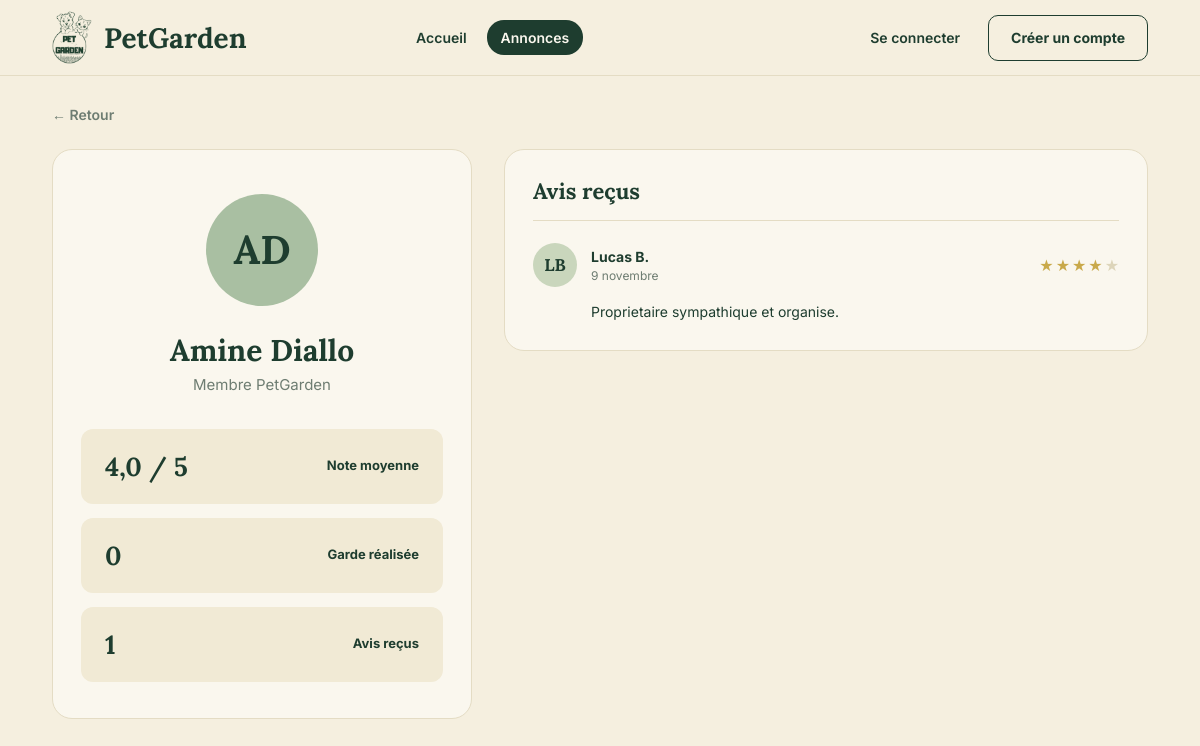
The page /profil.php?id=1 on the database its author committed.
### tables this page shows
create table utilisateur (
    id_utilisateur int auto_increment,
    nom varchar(50) not null,
    prenom varchar(50) not null,
    email varchar(150) not null unique,
    mdp varchar(255) not null,
    role enum('utilisateur', 'admin') not null default 'utilisateur',
    actif boolean not null default true,
    constraint pk_utilisateur primary key (id_utilisateur)
);

create table avis (
    id_avis int auto_increment,
    id_annonce int not null,
    id_auteur int not null,
    id_cible int not null,
    note tinyint unsigned not null,
    commentaire varchar(150),
    date_avis datetime not null default current_timestamp,
    constraint pk_avis primary key (id_avis),
    constraint fk_avis_annonce foreign key (id_annonce) references annonces(id_annonce) on delete restrict,
    constraint fk_avis_auteur foreign key (id_auteur) references utilisateur(id_utilisateur) on delete restrict,
    constraint fk_avis_cible foreign key (id_cible) references utilisateur(id_utilisateur) on delete restrict,
    constraint chk_note_avis check (note between 1 and 5),
    constraint chk_auteur_cible check (id_auteur <> id_cible),
    constraint uq_avis_par_garde unique (id_annonce, id_auteur)
);

### public/profil.php (called while the page is built)
<?php
require_once __DIR__ . '/../controleur/utilisateur_controller.php';
$controleur = new UtilisateurController();
$donnees = $controleur->profil();
extract($donnees);
require __DIR__ . '/../vue/profil.php';

### model/utilisateur.php (called while the page is built, shortened)
<?php
require_once __DIR__ . '/../config/database.php';
class Utilisateur
{
    private $pdo;
    public function __construct()
    {
        $database = new Database();
        $this->pdo = $database->getConnection();
    }
    public function trouverParId($id)
    {
        $requete = $this->pdo->prepare(
            'select id_utilisateur, nom, prenom, email, role, actif
             from utilisateur
             where id_utilisateur = :id'
        );
        $requete->execute(['id' => $id]);
        return $requete->fetch();
    }
    public function statistiques($id)
    {
        $requete = $this->pdo->prepare(
            "select
                (select round(avg(note), 1) from avis where id_cible = :id1) as note_moyenne,
                (select count(*) from avis where id_cible = :id2) as nb_avis,
                (select count(*)
                 from candidatures as c
                 inner join annonces as a on a.id_annonce = c.id_annonce
                 where c.id_gardien = :id3
                 and c.statut = 'acceptee'
                 and a.statut = 'terminee') as gardes_realisees"
        );
        $requete->execute(['id1' => $id, 'id2' => $id, 'id3' => $id]);
        return $requete->fetch();
    }
}

### config/database.php (called while the page is built)
<?php
class Database{
    private $host = 'localhost';
    private $dbname = 'petgarden_2';
    private $user = 'root';
    private $mdp = '';
    private static $pdo = null;
    public function getConnection(){
        if (self::$pdo === null) {
            try {
                self::$pdo = new PDO(
                    "mysql:host=$this->host;dbname=$this->dbname;charset=utf8mb4",
                    $this->user,
                    $this->mdp,
                    [
                        PDO::ATTR_ERRMODE => PDO::ERRMODE_EXCEPTION,
                        PDO::ATTR_DEFAULT_FETCH_MODE => PDO::FETCH_ASSOC,
                    ]
                );
            } catch (PDOException $e) {
                http_response_code(500);
                exit('erreur de connexion à la base de données.');
            }
        }
        return self::$pdo;
    }
}

### controleur/utilisateur_controller.php (called while the page is built, shortened)
<?php
require_once __DIR__ . '/controleur.php';
require_once __DIR__ . '/../model/utilisateur.php';
require_once __DIR__ . '/../model/avis.php';
class UtilisateurController extends Controleur
{
    public function profil()
    {
        $id = $this->entier($_GET, 'id');
        $utilisateurModel = new Utilisateur();
        $profil = $utilisateurModel->trouverParId($id);
        $avisModel = new Avis();
        return $this->vue([
            'profil' => $profil,
            'statistiques' => $utilisateurModel->statistiques($id),
            'avisRecus' => $avisModel->listerRecus($id),
        ]);
    }
}

### controleur/controleur.php (called while the page is built, shortened)
<?php
class Controleur
{
    private function verifierCompte()
    {
        if (!isset($_SESSION['id_utilisateur'])) {
            return;
        }
        require_once __DIR__ . '/../model/utilisateur.php';
    }
    protected function entier($tableau, $cle)
    {
        $valeur = filter_var($tableau[$cle] ?? null, FILTER_VALIDATE_INT, ['options' => ['min_range' => 1]]);
        return $valeur === false ? 0 : $valeur;
    }
}

### model/avis.php (called while the page is built, shortened)
<?php
require_once __DIR__ . '/../config/database.php';
class Avis
{
    private $pdo;
    public function __construct()
    {
        $database = new Database();
        $this->pdo = $database->getConnection();
    }
    public function listerRecus($idCible, $limite = 20)
    {
        $requete = $this->pdo->prepare(
            'select v.*, u.prenom, u.nom
             from avis as v
             inner join utilisateur as u on u.id_utilisateur = v.id_auteur
             where v.id_cible = :id_cible
             order by v.date_avis desc
             limit ' . (int) $limite
        );
        $requete->execute(['id_cible' => $idCible]);
        return $requete->fetchAll();
    }
}

### vue/profil.php (the view, shortened to what this page needs)
<?php
require_once __DIR__ . '/partials/fonctions.php';
require __DIR__ . '/partials/entete.php';
?>
<main class="conteneur page">
    <a href="annonces.php" class="retour">← Retour</a>
    <div class="mise-en-page mise-en-page-profil">
        <section class="carte profil">
            <span class="avatar avatar-xl"><?= e(initiales($profil['prenom'], $profil['nom'])) ?></span>
            <h1><?= e(nom_complet($profil['prenom'], $profil['nom'])) ?></h1>
            <p class="texte-doux"><?= $profil['role'] === 'admin' ? 'Administrateur' : 'Membre PetGarden' ?></p>
            <div class="profil-stats">
                <div>
                    <strong><?= $statistiques['note_moyenne'] !== null ? e(note($statistiques['note_moyenne'])) . ' / 5' : '—' ?></strong>
                    <span>Note moyenne</span>
                </div>
                <div>
                    <strong><?= (int) $statistiques['gardes_realisees'] ?></strong>
                    <span><?= (int) $statistiques['gardes_realisees'] > 1 ? 'Gardes réalisées' : 'Garde réalisée' ?></span>
                </div>
                <div>
                    <strong><?= (int) $statistiques['nb_avis'] ?></strong>
                    <span>Avis reçus</span>
                </div>
            </div>
        </section>
        <section class="carte">
            <h2 class="titre-carte titre-separe">Avis reçus</h2>
            <?php foreach ($avisRecus as $avis) : ?>
                <div class="avis-ligne">
                    <div class="avis-haut">
                        <span class="avatar"><?= e(initiales($avis['prenom'], $avis['nom'])) ?></span>
                        <div>
                            <strong><?= e(nom_court($avis['prenom'], $avis['nom'])) ?></strong>
                            <small><?= e(jour_mois($avis['date_avis'])) ?></small>
                        </div>
                        <?= etoiles($avis['note']) ?>
                    </div>
                    <?php if (!empty($avis['commentaire'])) : ?>
                        <p class="avis-texte"><?= e(majuscule($avis['commentaire'])) ?></p>
                    <?php endif; ?>
                </div>
            <?php endforeach; ?>
        </section>
    </div>
</main>
<?php require __DIR__ . '/partials/pied.php'; ?>

### vue/partials/fonctions.php (shortened to what this page needs)
<?php
function e($valeur)
{
    return htmlspecialchars((string) $valeur, ENT_QUOTES, 'UTF-8');
}
function majuscule($texte)
{
    $texte = (string) $texte;
    return mb_strtoupper(mb_substr($texte, 0, 1)) . mb_substr($texte, 1);
}
function titre($texte)
{
    return mb_convert_case((string) $texte, MB_CASE_TITLE, 'UTF-8');
}
function nom_complet($prenom, $nom)
{
    return titre($prenom . ' ' . $nom);
}
function nom_court($prenom, $nom)
{
    return titre($prenom) . ' ' . mb_strtoupper(mb_substr((string) $nom, 0, 1)) . '.';
}
function initiales($prenom, $nom)
{
    return mb_strtoupper(mb_substr((string) $prenom, 0, 1) . mb_substr((string) $nom, 0, 1));
}
function nom_mois($numero)
{
    $mois = ['janvier', 'février', 'mars', 'avril', 'mai', 'juin', 'juillet',
             'août', 'septembre', 'octobre', 'novembre', 'décembre'];
    return $mois[(int) $numero - 1];
}
function jour_mois($date)
{
    $horodatage = strtotime((string) $date);
    return date('j', $horodatage) . ' ' . nom_mois(date('n', $horodatage));
}
function note($valeur)
{
    return number_format((float) $valeur, 1, ',', '');
}
function etoiles($valeur, $classe = '')
{
    $pleines = (int) round((float) $valeur);
    $html = '<span class="etoiles ' . e($classe) . '" aria-label="' . e(note($valeur)) . ' sur 5">';
    for ($i = 1; $i <= 5; $i++) {
        $html .= '<span class="' . ($i <= $pleines ? 'pleine' : 'vide') . '">★</span>';
    }
    return $html . '</span>';
}

### public/assets/css/style.css (style rules this page uses)
:root { --vert: #1e3d2f; --vert-survol: #2f5342; --fond: #f5efdf; --carte: #faf7ee; --champ: #f1ead5; --bordure: #e4dcc4; --texte: #1e3d2f; --texte-doux: #6e7d72; --sauge: #a9bfa2; --sauge-clair: #c9d6bc; --sauge-fonce: #6f8c6c; --sable: #e2d6a5; --sable-clair: #e6ddbc; --or: #c9a94a; --etoile-vide: #ddd5ba; --rose: #ebd5cc; --rose-texte: #9a5a47; --titre: 'lora', georgia, serif; --corps: 'inter', system-ui, sans-serif; }
*, *::before, *::after { box-sizing: border-box; }
html { background: var(--fond); }
body { margin: 0; min-height: 100vh; display: flex; flex-direction: column; font-family: var(--corps); font-size: 15px; line-height: 1.5; color: var(--texte); background: var(--fond); }
main { flex: 1; }
h1, h2, h3 { margin: 0; font-family: var(--titre); font-weight: 700; line-height: 1.2; color: var(--vert); }
p { margin: 0; }
a { color: inherit; }
small { font-size: 12px; color: var(--texte-doux); }
.conteneur { width: 100%; max-width: 1280px; margin: 0 auto; padding: 0 52px; }
.texte-doux { color: var(--texte-doux); }
.carte { border: 1px solid var(--bordure); border-radius: 20px; background: var(--carte); padding: 28px; }
.page { padding-top: 28px; padding-bottom: 80px; }
.titre-carte { font-size: 22px; margin-bottom: 18px; }
.titre-separe { padding-bottom: 16px; margin-bottom: 0; border-bottom: 1px solid var(--bordure); }
.vide { color: var(--texte-doux); }
.retour { display: inline-block; margin-bottom: 24px; font-size: 14px; font-weight: 600; color: var(--texte-doux); text-decoration: none; }
.mise-en-page { display: grid; grid-template-columns: minmax(0, 1fr) 352px; gap: 24px; align-items: start; }
.mise-en-page-profil { grid-template-columns: 420px minmax(0, 1fr); gap: 32px; }
.avatar { display: inline-flex; flex: none; align-items: center; justify-content: center; width: 48px; height: 48px; border-radius: 50%; background: var(--sauge); font-family: var(--titre); font-size: 17px; font-weight: 700; color: var(--vert); }
.avatar-xl { width: 112px; height: 112px; font-size: 40px; }
.etoiles { display: inline-flex; gap: 2px; font-size: 16px; line-height: 1; }
.etoiles .pleine { color: var(--or); }
.etoiles .vide { color: var(--etoile-vide); }
.avis-ligne { padding: 22px 0; border-bottom: 1px solid var(--bordure); }
.avis-ligne:last-child { border-bottom: 0; padding-bottom: 0; }
.avis-haut { display: flex; align-items: center; gap: 14px; }
.avis-haut .avatar { width: 44px; height: 44px; background: var(--sauge-clair); }
.avis-haut > div { flex: 1; }
.avis-haut strong, .avis-haut small { display: block; }
.avis-haut strong { font-size: 14px; }
.avis-ligne p { margin-top: 14px; font-size: 14px; }
.avis-texte { padding-left: 58px; }
.profil { display: flex; flex-direction: column; align-items: center; padding: 44px 28px 36px; text-align: center; }
.profil h1 { margin: 26px 0 6px; font-size: 30px; }
.profil-stats { display: grid; gap: 14px; width: 100%; margin-top: 32px; }
.profil-stats div { display: flex; align-items: center; justify-content: space-between; padding: 18px 24px; border-radius: 12px; background: var(--champ); }
.profil-stats strong { font-family: var(--titre); font-size: 26px; }
.profil-stats span { font-size: 13px; font-weight: 700; }

### rows shown on the page
utilisateur: initiales($profil['prenom'], $profil['nom']) "AD", nom_complet($profil['prenom'], $profil['nom']) "Amine Diallo"
avis: id_auteur.nom "LB", id_auteur.nom "Lucas B.", date_avis "9 novembre", commentaire "Proprietaire sympathique et organise."

### other values the page prints
$lien[1] "Accueil"
$lien[1] "Annonces"
note($statistiques['note_moyenne']) "4,0"
$statistiques['gardes_realisees'] "0"
$statistiques['nb_avis'] "1"
